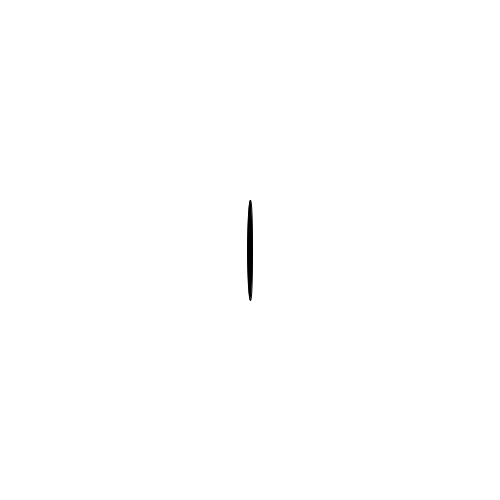
Frame 1 (no input)
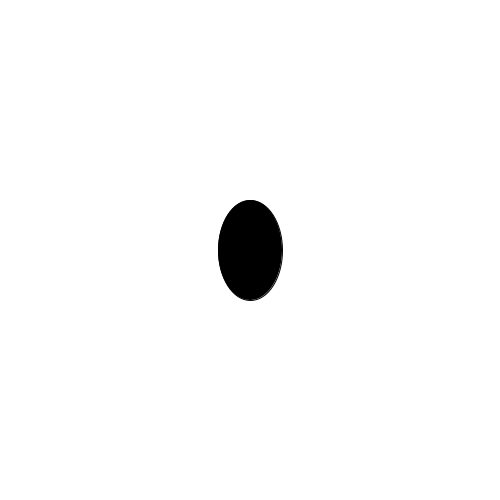
Frame 60 (the mouse pressed at the canvas centre just before this capture)
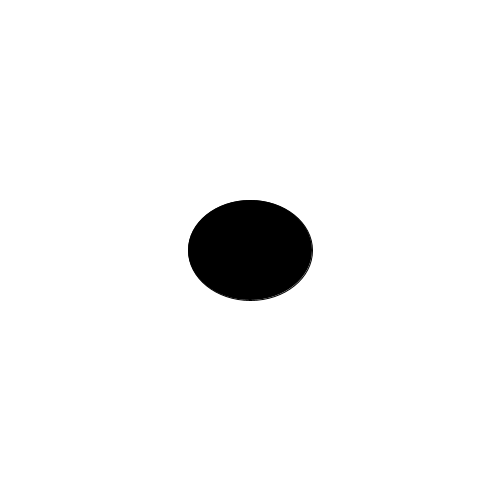
Frame 120 (the mouse held since frame 60 and released just before this capture)

The Processing sketch that drew these frames (run headless with seeded random() and noise(); from frame 60 on, the mouse is pressed at the canvas centre):

// Processing sketch: variable_global_declaration
// ── variable_global_declaration.pde
int circleWidth;

void setup(){
  size(500,500);
  circleWidth = 5;
}

void draw(){
  background(255);
  
  fill(0);
  ellipse(width/2,height/2, circleWidth, 100);
  
  circleWidth++;
}
